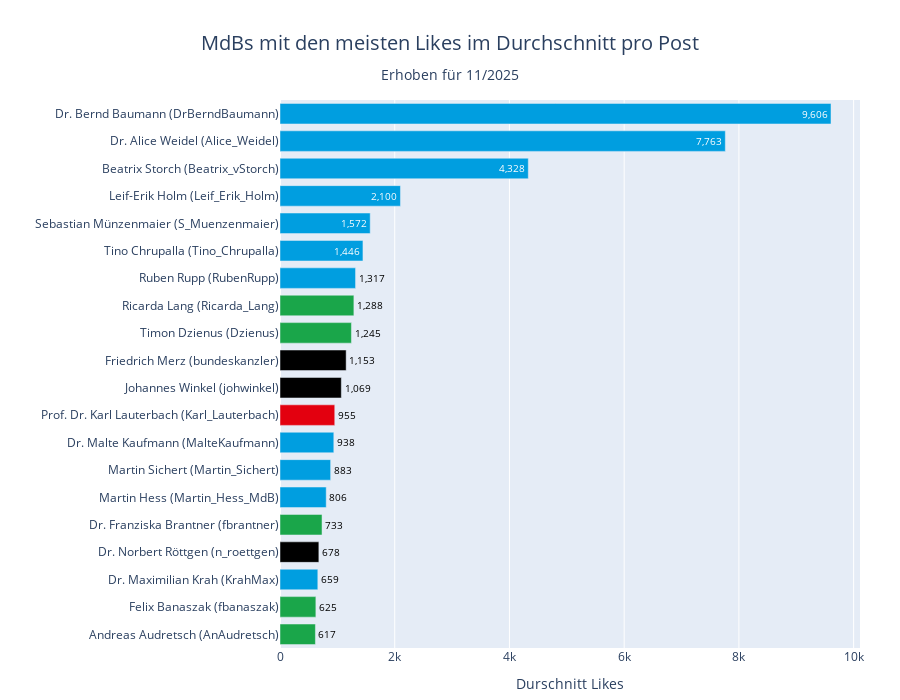

Notebook cell for this chart:
### Code cell
plot_party_hbar(
    df_tweets, 
    'username', 
    'likes_mean', 
    top_n=20, 
    title='MdBs mit den meisten Likes im Durchschnitt pro Post', 
    x_label='Durschnitt Likes',
    save_name="top20_mean_likes",
)

### Figure 1 — Plotly figure (JSON) as saved in the notebook; plotly's stock layout.template omitted (floating-point values rounded to 4 significant figures)
{"data": [{"cliponaxis": false, "customdata": [["AFD", "DrBerndBaumann", "Dr. Bernd Baumann"], ["AFD", "Alice_Weidel", "Dr. Alice Weidel"], ["AFD", "Beatrix_vStorch", "Beatrix Storch"], ["AFD", "Leif_Erik_Holm", "Leif-Erik Holm"], ["AFD", "S_Muenzenmaier", "Sebastian Münzenmaier"], ["AFD", "Tino_Chrupalla", "Tino Chrupalla"], ["AFD", "RubenRupp", "Ruben Rupp"], ["BÜNDNIS 90/DIE GRÜNEN", "Ricarda_Lang", "Ricarda Lang"], ["BÜNDNIS 90/DIE GRÜNEN", "Dzienus", "Timon Dzienus"], ["CDU/CSU", "bundeskanzler", "Friedrich Merz"], ["CDU/CSU", "johwinkel", "Johannes Winkel"], ["SPD", "Karl_Lauterbach", "Prof. Dr. Karl Lauterbach"], ["AFD", "MalteKaufmann", "Dr. Malte Kaufmann"], ["AFD", "Martin_Sichert", "Martin Sichert"], ["AFD", "Martin_Hess_MdB", "Martin Hess"], ["BÜNDNIS 90/DIE GRÜNEN", "fbrantner", "Dr. Franziska Brantner"], ["CDU/CSU", "n_roettgen", "Dr. Norbert Röttgen"], ["AFD", "KrahMax", "Dr. Maximilian Krah"], ["BÜNDNIS 90/DIE GRÜNEN", "fbanaszak", "Felix Banaszak"], ["BÜNDNIS 90/DIE GRÜNEN", "AnAudretsch", "Andreas Audretsch"]], "hovertemplate": "Name: %{customdata[2]} (%{customdata[1]})<br>Durschnitt Likes: %{x:,.0f}<br>partei_kurz: %{customdata[0]}<extra></extra>", "insidetextanchor": "end", "marker": {"color": ["#009EE0", "#009EE0", "#009EE0", "#009EE0", "#009EE0", "#009EE0", "#009EE0", "#1AA64A", "#1AA64A", "#000000", "#000000", "#E3000F", "#009EE0", "#009EE0", "#009EE0", "#1AA64A", "#000000", "#009EE0", "#1AA64A", "#1AA64A"]}, "orientation": "h", "text": ["9,606", "7,763", "4,328", "2,100", "1,572", "1,446", "1,317", "1,288", "1,245", "1,153", "1,069", "955", "938", "883", "806", "733", "678", "659", "625", "617"], "textfont": {"color": ["#FFFFFF", "#FFFFFF", "#FFFFFF", "#FFFFFF", "#FFFFFF", "#FFFFFF", "#000000", "#000000", "#000000", "#000000", "#000000", "#000000", "#000000", "#000000", "#000000", "#000000", "#000000", "#000000", "#000000", "#000000"]}, "textposition": ["inside", "inside", "inside", "inside", "inside", "inside", "outside", "outside", "outside", "outside", "outside", "outside", "outside", "outside", "outside", "outside", "outside", "outside", "outside", "outside"], "texttemplate": "%{text}", "type": "bar", "x": [9606.0, 7763.0, 4328.0, 2100.0, 1572.0, 1446.0, 1317.0, 1288.0, 1245.0, 1153.0, 1069.0, 954.7, 938.1, 882.8, 805.9, 732.8, 677.5, 659.3, 625.3, 617.4], "y": ["Dr. Bernd Baumann (DrBerndBaumann)", "Dr. Alice Weidel (Alice_Weidel)", "Beatrix Storch (Beatrix_vStorch)", "Leif-Erik Holm (Leif_Erik_Holm)", "Sebastian Münzenmaier (S_Muenzenmaier)", "Tino Chrupalla (Tino_Chrupalla)", "Ruben Rupp (RubenRupp)", "Ricarda Lang (Ricarda_Lang)", "Timon Dzienus (Dzienus)", "Friedrich Merz (bundeskanzler)", "Johannes Winkel (johwinkel)", "Prof. Dr. Karl Lauterbach (Karl_Lauterbach)", "Dr. Malte Kaufmann (MalteKaufmann)", "Martin Sichert (Martin_Sichert)", "Martin Hess (Martin_Hess_MdB)", "Dr. Franziska Brantner (fbrantner)", "Dr. Norbert Röttgen (n_roettgen)", "Dr. Maximilian Krah (KrahMax)", "Felix Banaszak (fbanaszak)", "Andreas Audretsch (AnAudretsch)"]}], "layout": {"bargap": 0.25, "height": 700, "margin": {"b": 10, "l": 10, "r": 40, "t": 100}, "title": {"font": {"size": 20}, "text": "MdBs mit den meisten Likes im Durchschnitt pro Post<br><sub style='font-size:0.85em; line-height:0.5;'>Erhoben für 11/2025</sub>", "x": 0.5, "xanchor": "center", "yanchor": "top", "yref": "container"}, "uniformtext": {"minsize": 8, "mode": "show"}, "xaxis": {"title": {"text": "Durschnitt Likes"}}, "yaxis": {"categoryarray": ["Andreas Audretsch (AnAudretsch)", "Felix Banaszak (fbanaszak)", "Dr. Maximilian Krah (KrahMax)", "Dr. Norbert Röttgen (n_roettgen)", "Dr. Franziska Brantner (fbrantner)", "Martin Hess (Martin_Hess_MdB)", "Martin Sichert (Martin_Sichert)", "Dr. Malte Kaufmann (MalteKaufmann)", "Prof. Dr. Karl Lauterbach (Karl_Lauterbach)", "Johannes Winkel (johwinkel)", "Friedrich Merz (bundeskanzler)", "Timon Dzienus (Dzienus)", "Ricarda Lang (Ricarda_Lang)", "Ruben Rupp (RubenRupp)", "Tino Chrupalla (Tino_Chrupalla)", "Sebastian Münzenmaier (S_Muenzenmaier)", "Leif-Erik Holm (Leif_Erik_Holm)", "Beatrix Storch (Beatrix_vStorch)", "Dr. Alice Weidel (Alice_Weidel)", "Dr. Bernd Baumann (DrBerndBaumann)"], "categoryorder": "array", "title": {"text": ""}}}}
